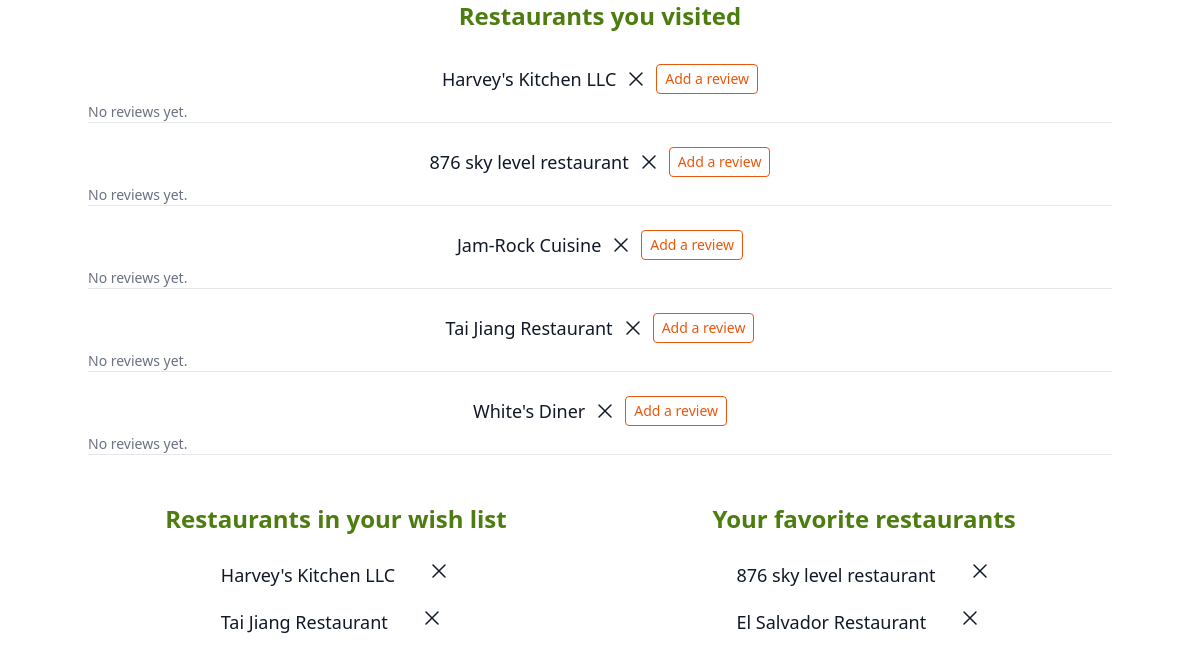
/my_lists/4, run on an earlier commit of the app's database.
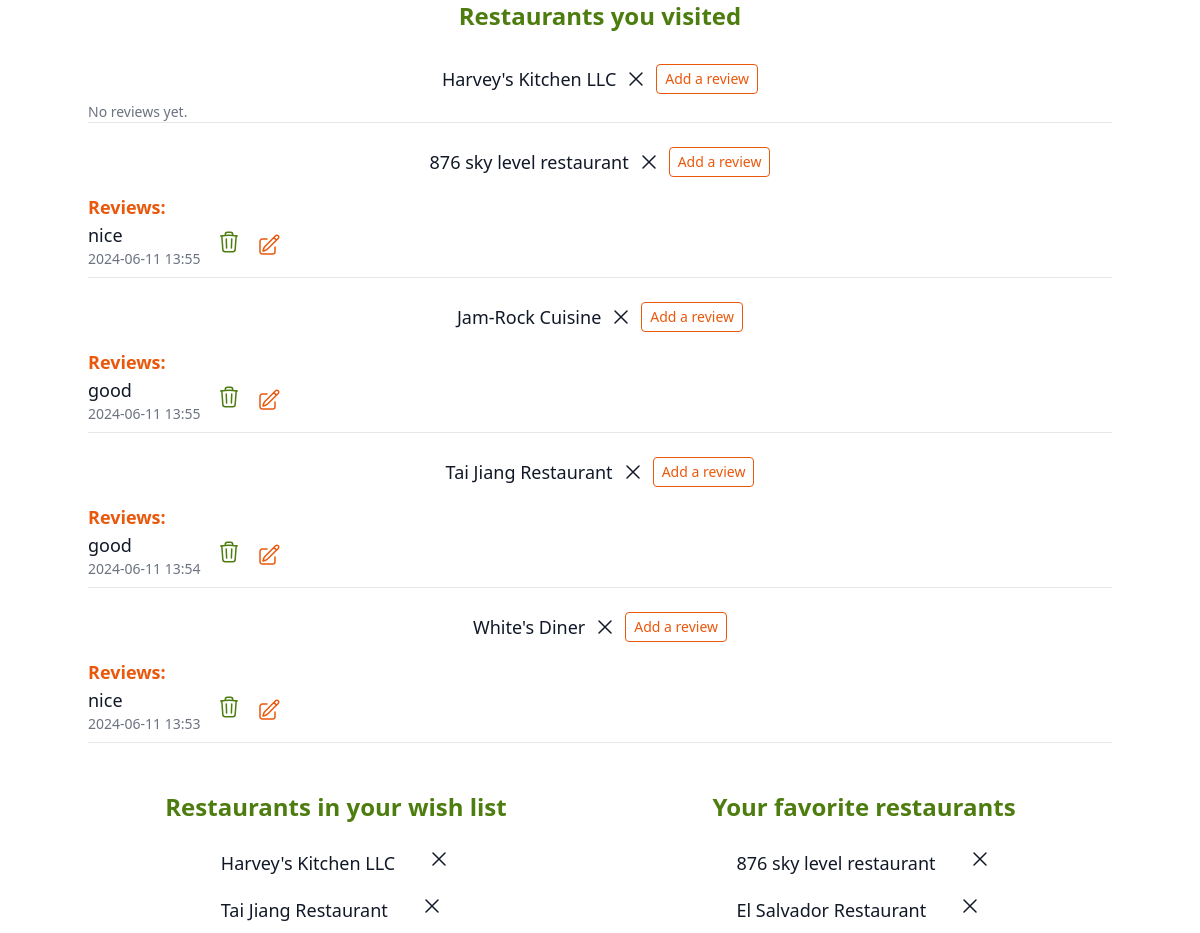
And on a later commit of the database.
### models.py (models this page shows)
class VisitedRestaurants(db.Model):
    __tablename__ = "visited_restaurants"
    id = db.Column(
        db.Integer,
        primary_key=True
    )
    user_id = db.Column(
        db.Integer,
        db.ForeignKey('users.id', ondelete='cascade')
    )
    restaurant_id = db.Column(
        db.Integer,
        db.ForeignKey('restaurants.id', ondelete='cascade')
    )
    restaurant = db.relationship('Restaurant', backref='visited_by')

class Restaurant(db.Model):
    __tablename__ = 'restaurants'
    id = db.Column(
        db.Integer,
        primary_key=True
    )
    name = db.Column(
        db.Text,
        nullable=False,
    )
    address = db.Column(
        db.Text,
    )
    photos = db.Column(
        db.Text,
    )
    reviews = db.relationship('Review', backref= 'restaurant')
    __table_args__ = (db.UniqueConstraint('name', 'address', name='_name_address_uc'),)

class WishlistRestaurants(db.Model):
    __tablename__ = 'wishlist_restaurants'
    id = db.Column(
        db.Integer,
        primary_key=True
    )
    user_id = db.Column(
        db.Integer,
        db.ForeignKey('users.id', ondelete='cascade')
    )
    restaurant_id = db.Column(
        db.Integer,
        db.ForeignKey('restaurants.id', ondelete='cascade')
    )
    restaurant = db.relationship('Restaurant', backref='wishlisted_by')

class Favorites(db.Model):
    __tablename__ = 'favorites'
    id = db.Column(
        db.Integer,
        primary_key=True
    )
    user_id = db.Column(
        db.Integer,
        db.ForeignKey('users.id', ondelete='cascade')
    )
    restaurant_id = db.Column(
        db.Integer,
        db.ForeignKey('restaurants.id', ondelete='cascade'),
    )
    restaurant = db.relationship('Restaurant', backref='favorited_by')

class Review(db.Model):
    __tablename__ = 'reviews'
    id = db.Column(
        db.Integer,
        primary_key=True
    )
    user_id = db.Column(
        db.Integer,
        db.ForeignKey('users.id', ondelete='cascade'),
        nullable = False
    )
    restaurant_id = db.Column(
        db.Integer,
        db.ForeignKey('restaurants.id', ondelete='cascade')
    )
    content = db.Column(
        db.Text,
        nullable = False
    )
    timestamp = db.Column(
        MyDateTime,
        nullable=False,
        default=datetime.now,
    )

### app.py (the view)
@app.route('/my_lists/<int:user_id>')
def show_my_lists(user_id):
    user = User.query.get_or_404(user_id)
    favorites = Favorites.query.filter_by(user_id=user.id).all()
    wishlisted = WishlistRestaurants.query.filter_by(user_id=user.id).all()
    visited = VisitedRestaurants.query.filter_by(user_id=user.id).all()
    review_form = ReviewForm()
    visited_with_reviews = [(visit, Review.query.filter_by(user_id=user.id, restaurant_id=visit.restaurant_id).all()) for visit in visited]
    return render_template("page_my_lists.html", user = user, favorites = favorites, visited = visited, wishlisted = wishlisted, visited_with_reviews=visited_with_reviews, review_form = review_form)

### app.py (called while the page is built)
@app.before_request
def add_user_to_g():
    if CURR_USER_KEY in session:
        g.user = User.query.get(session[CURR_USER_KEY])
    else:
        g.user = None

@app.after_request
def add_header(req):
    req.headers["Cache-Control"] = "no-cache, no-store, must-revalidate"
    req.headers["Pragma"] = "no-cache"
    req.headers["Expires"] = "0"
    req.headers['Cache-Control'] = 'public, max-age=0'
    return req

### templates/page_my_lists.html (shortened to what this page needs)
{% extends "base.html" %} {% block content %}
<div class="max-w-5xl mx-auto">
<div class="w-full">
  {% if visited %}
  <div class="mx-auto w-full inline-flex items-center flex-col">
    <h3 class="text-2xl font-bold text-lime-700 mb-4">
      Restaurants you visited
    </h3>
    <ul class="w-full">
      {% for visit, reviews in visited_with_reviews %}
      <li class="text-lg font-medium text-gray-900 flex flex-col py-2">
        <div class="flex space-x-2 items-center justify-center">
          <p class="">{{ visit.restaurant.name }}</p>
 <form
 action="{{ url_for('delete_visited', restaurant_id=visit.restaurant.id) }}"
 method="POST"
 class="flex items-center"
>
 <button type="submit" class="bg-transparent border-0">
   <svg xmlns="http://www.w3.org/2000/svg" fill="none" viewBox="0 0 24 24" stroke-width="1.5" stroke="currentColor" class="size-6">
     <path stroke-linecap="round" stroke-linejoin="round" d="M6 18 18 6M6 6l12 12" />
   </svg>
 </button>
</form>
        <button type="button"
        id="add-review-btn-{{ visit.restaurant.id }}"
        class="w-3/2 self-center my-2 bg-white border border-orange-600 text-orange-600 text-sm  font-medium py-1 px-2 rounded focus:outline-none focus:shadow-outline">
        Add a review
    </button>
          </div>
        {% if reviews %}
        <div class="reviews mt-2">
          <h4 class="text-medium font-semibold text-orange-600">Reviews:</h4>
          {% for review in reviews %}
          <div class="review mb-2 flex space-x-4 items-center">
            <div class="review-name-content">
              <p class="review-content">{{ review.content }}</p>
            <p class="review-timestamp text-sm text-gray-500">{{ review.timestamp.strftime('%Y-%m-%d %H:%M') }}</p>
            </div>
 <form action="{{ url_for('delete_review', review_id=review.id) }}" method="POST">
 <button type="submit" class="bg-transparent border-0">
 </button>
</form>
<button type="button" id="edit-review-btn-{{ review.id }}" class="bg-transparent border-0">
</button>
          </div>
          {% endfor %}
        </div>
        {% else %}
        <p class="no-reviews text-sm text-gray-500">No reviews yet.</p>
        {% endif %}
        <hr />
      </li>
      {% endfor %}
    </ul>
  </div>
  {% endif %}
</div>
<div class="flex space-x-8 mt-10">
<div class="w-full ">
  {% if wishlisted %}
  <div class="mx-auto w-full inline-flex items-center flex-col">
    <h3 class="text-2xl font-bold text-lime-700 mb-4">
      Restaurants in your wish list
    </h3>
    <ul class="">
      {% for wish in wishlisted %}
      <li class="text-lg font-medium text-gray-900 flex items-center py-2">
        {{ wish.restaurant.name }}
        <div
          class="svg-elements flex space-x-2 items-center justify-center ml-8"
        >
          <form
            action="{{ url_for('delete_wishlist', restaurant_id=wish.restaurant.id) }}"
            method="POST"
          >
            <button type="submit" class="bg-transparent border-0">
              <svg xmlns="http://www.w3.org/2000/svg" fill="none" viewBox="0 0 24 24" stroke-width="1.5" stroke="currentColor" class="size-6">
                <path stroke-linecap="round" stroke-linejoin="round" d="M6 18 18 6M6 6l12 12" />
              </svg>
            </button>
          </form>
        </div>
      </li>
      {% endfor %}
    </ul>
  </div>
  {% endif %}
</div>
<div class="w-full">
  {% if favorites %}
  <div class="mx-auto w-full inline-flex items-center flex-col">
    <h3 class="text-2xl font-bold text-lime-700 mb-4">
      Your favorite restaurants
    </h3>
    <ul class="">
      {% for fav in favorites %}
      <li class="text-lg font-medium text-gray-900 flex items-center py-2">
        {{fav.restaurant.name}}
        <div
          class="svg-elements flex space-x-2 items-center justify-center ml-8"
        >
          <form
            action="{{ url_for('delete_favorite', restaurant_id=fav.restaurant.id) }}"
            method="POST"
          >
            <button type="submit" class="bg-transparent border-0">
              <svg xmlns="http://www.w3.org/2000/svg" fill="none" viewBox="0 0 24 24" stroke-width="1.5" stroke="currentColor" class="size-6">
                <path stroke-linecap="round" stroke-linejoin="round" d="M6 18 18 6M6 6l12 12" />
              </svg>
            </button>
          </form>
        </div>
      </li>
      {% endfor %}
    </ul>
  </div>
  {% endif %}
</div>
</div>
</div>
{% endblock %}

### templates/base.html (shortened to what this page needs)
<!DOCTYPE html>
<html lang="en">
  <head>
    <link rel="stylesheet" href="/static/stylesheets/output.css" />
  </head>
  <body>
    {% block content %} {% endblock %}
  </body>
</html>

What changed in the data, as far as the page shows it:
computed for VisitedRestaurants "876 sky level restaurant": text "No reviews yet." → "Reviews:"
added Review: content "nice", timestamp "2024-06-11 13:55", shown under VisitedRestaurants "876 sky level restaurant"
computed for VisitedRestaurants "Jam-Rock Cuisine": text "No reviews yet." → "Reviews:"
added Review: content "good", timestamp "2024-06-11 13:55", shown under VisitedRestaurants "Jam-Rock Cuisine"
computed for VisitedRestaurants "Tai Jiang Restaurant": text "No reviews yet." → "Reviews:"
added Review: content "good", timestamp "2024-06-11 13:54", shown under VisitedRestaurants "Tai Jiang Restaurant"
computed for VisitedRestaurants "White's Diner": text "No reviews yet." → "Reviews:"
added Review: content "nice", timestamp "2024-06-11 13:53", shown under VisitedRestaurants "White's Diner"
